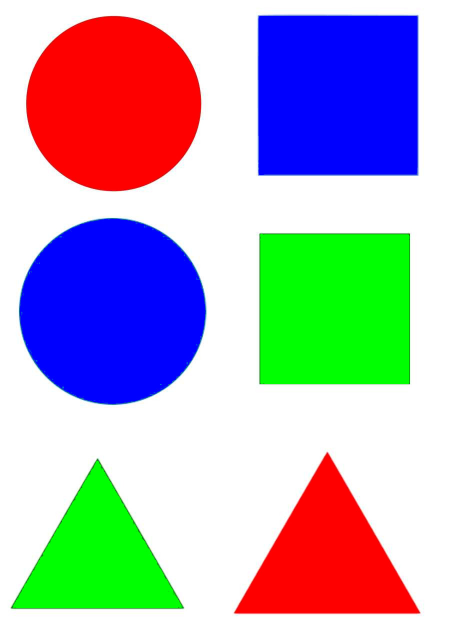
#> input picture src/practising/bettercolors.jpeg, 904 x 1280 px (shown at 1/2 size)
$ python myShape.py --image bettercolors.jpeg   (Python 2 division)
#> lines starting #> are read from the running program, lines starting #| are printed output that depends on the picture; after the words box and inside, x2 and y2 are one past the last pixel; in counts of white or black regions, pixels touching at a corner belong together
#!/usr/bin/env python

import numpy as np
import cv2
import argparse
#import imutils

class Shape:

	def __init__(self):
		pass

	def detect(self, c):
		shape = "not recognized"
		peri = cv2.arcLength(c, True)
		approx = cv2.approxPolyDP(c, 0.04 * peri, True)

		if len(approx) ==3:
			shape = "triangle"
		else:
			shape = "circle"

		return shape


if __name__ == "__main__":

	ap = argparse.ArgumentParser()
	ap.add_argument("-i", "--image", required=True, help="path to the image")
	args = vars(ap.parse_args())

	image = cv2.imread(args["image"])
#> image is the input picture: shape (1280, 904, 3); mean B, G, R 188.3, 173.5, 176.2
	resized = image #imutils.resize(image, width=300)
	ratio = image.shape[0] / float(resized.shape[0])
#> ratio = 1

	gray = cv2.cvtColor(resized, cv2.COLOR_BGR2GRAY)
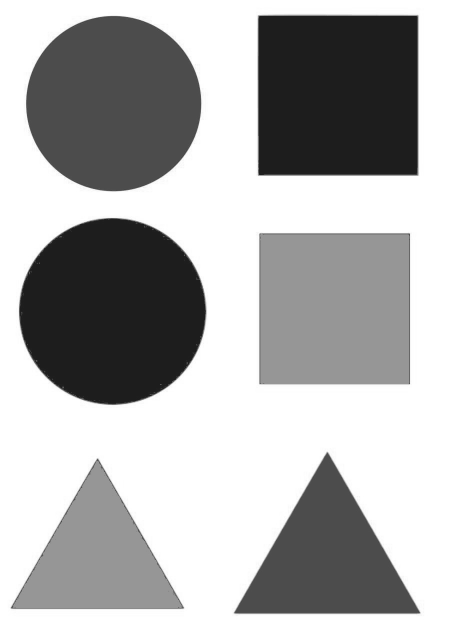
#> gray: shape (1280, 904) (shown at 1/2 size); min 26, max 255, mean 176
	blurred = cv2.GaussianBlur(gray,(11,11),0)
	thresh = cv2.threshold(blurred, 60, 255, cv2.THRESH_BINARY)[1]
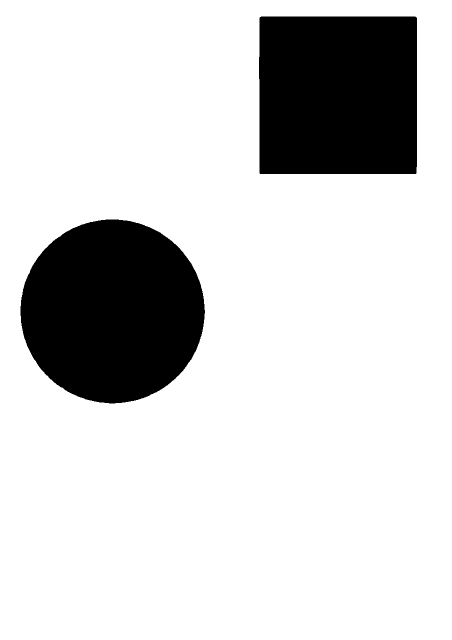
#> thresh: shape (1280, 904) (shown at 1/2 size); 82.3% white; 2 black regions

	cnts = cv2.findContours(thresh.copy(), cv2.RETR_EXTERNAL, cv2.CHAIN_APPROX_SIMPLE)
#> cnts = 1 contour; box (x1, y1, x2, y2) and area: (0, 0, 904, 1280) 1154937
	#cnts = cv2.findContours(blurred.copy(), cv2.RETR_EXTERNAL, cv2.CHAIN_APPROX_SIMPLE)

	if len(cnts) ==2:
		cnts = cnts[0]
#> cnts = [[[0, 0], [0, 1279], [903, 1279], [903, 0]]]
	elif len(cnts) ==3:
		cnts = cnts[1]
	else:
		print "error"

	sd = Shape()
	biggest_area = 0
	biggest_shape = None

	for c in cnts:

		cur_area = cv2.contourArea(c)

		if cur_area > biggest_area:
			biggest_area = cur_area
			biggest_shape = c

		"""shape = sd.detect(c)
		c=c.astype("float")
		c *= ratio
		c = c.astype("int")
		cv2.drawContours(image, [c], -1, (0, 255, 0), 2)
		print shape
		print cv2.contourArea(c)"""
#> this loop made 1 pass
#> after the loop, biggest_area = 1154937

	shape = sd.detect(biggest_shape)
#> in detect, `peri = cv2.arcLength(c, True)`: peri = 4364
#> in detect, `approx = cv2.approxPolyDP(c, 0.04 * peri, True)`: approx = [[0, 0], [0, 1279], [903, 1279], [903, 0]]
#> shape = 'circle'
	cv2.drawContours(image, [biggest_shape],-1,(0,255,0),2)
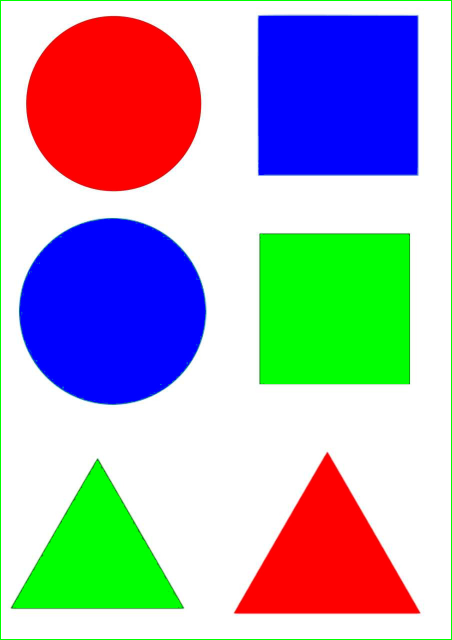
#> image: shape (1280, 904, 3) (shown at 1/2 size); 0.75% of pixels changed, all inside (x1, y1, x2, y2) = (0, 0, 904, 1280)
	print shape
#| circle


	cv2.imshow("image", image)
	cv2.waitKey(0)
